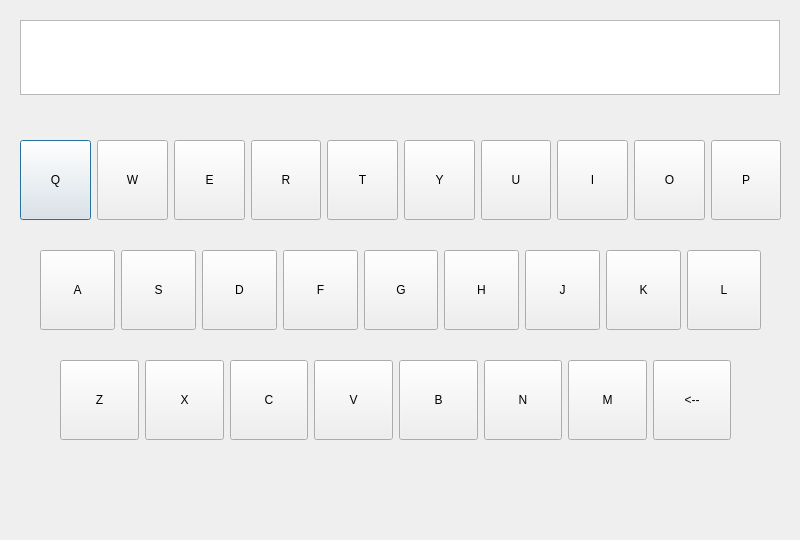
<?xml version="1.0" encoding="UTF-8"?>
<ui version="4.0">
 <class>Softkeyboard</class>
 <widget class="QDialog" name="Softkeyboard">
  <property name="geometry">
   <rect>
    <x>0</x>
    <y>0</y>
    <width>800</width>
    <height>540</height>
   </rect>
  </property>
  <property name="windowTitle">
   <string>Soft keyboard</string>
  </property>
  <widget class="QWidget" name="horizontalLayoutWidget">
   <property name="geometry">
    <rect>
     <x>20</x>
     <y>140</y>
     <width>761</width>
     <height>80</height>
    </rect>
   </property>
   <layout class="QHBoxLayout" name="horizontalLayout">
    <item>
     <widget class="QPushButton" name="bt_q">
      <property name="sizePolicy">
       <sizepolicy hsizetype="Minimum" vsizetype="Minimum">
        <horstretch>0</horstretch>
        <verstretch>0</verstretch>
       </sizepolicy>
      </property>
      <property name="text">
       <string>Q</string>
      </property>
     </widget>
    </item>
    <item>
     <widget class="QPushButton" name="bt_w">
      <property name="sizePolicy">
       <sizepolicy hsizetype="Minimum" vsizetype="Preferred">
        <horstretch>0</horstretch>
        <verstretch>0</verstretch>
       </sizepolicy>
      </property>
      <property name="text">
       <string>W</string>
      </property>
     </widget>
    </item>
    <item>
     <widget class="QPushButton" name="bt_e">
      <property name="sizePolicy">
       <sizepolicy hsizetype="Minimum" vsizetype="Preferred">
        <horstretch>0</horstretch>
        <verstretch>0</verstretch>
       </sizepolicy>
      </property>
      <property name="text">
       <string>E</string>
      </property>
     </widget>
    </item>
    <item>
     <widget class="QPushButton" name="bt_r">
      <property name="sizePolicy">
       <sizepolicy hsizetype="Minimum" vsizetype="Preferred">
        <horstretch>0</horstretch>
        <verstretch>0</verstretch>
       </sizepolicy>
      </property>
      <property name="text">
       <string>R</string>
      </property>
     </widget>
    </item>
    <item>
     <widget class="QPushButton" name="bt_t">
      <property name="sizePolicy">
       <sizepolicy hsizetype="Minimum" vsizetype="Preferred">
        <horstretch>0</horstretch>
        <verstretch>0</verstretch>
       </sizepolicy>
      </property>
      <property name="text">
       <string>T</string>
      </property>
     </widget>
    </item>
    <item>
     <widget class="QPushButton" name="bt_y">
      <property name="sizePolicy">
       <sizepolicy hsizetype="Minimum" vsizetype="Preferred">
        <horstretch>0</horstretch>
        <verstretch>0</verstretch>
       </sizepolicy>
      </property>
      <property name="text">
       <string>Y</string>
      </property>
     </widget>
    </item>
    <item>
     <widget class="QPushButton" name="bt_u">
      <property name="sizePolicy">
       <sizepolicy hsizetype="Minimum" vsizetype="Preferred">
        <horstretch>0</horstretch>
        <verstretch>0</verstretch>
       </sizepolicy>
      </property>
      <property name="text">
       <string>U</string>
      </property>
     </widget>
    </item>
    <item>
     <widget class="QPushButton" name="bt_i">
      <property name="sizePolicy">
       <sizepolicy hsizetype="Minimum" vsizetype="Preferred">
        <horstretch>0</horstretch>
        <verstretch>0</verstretch>
       </sizepolicy>
      </property>
      <property name="text">
       <string>I</string>
      </property>
     </widget>
    </item>
    <item>
     <widget class="QPushButton" name="bt_o">
      <property name="sizePolicy">
       <sizepolicy hsizetype="Minimum" vsizetype="Preferred">
        <horstretch>0</horstretch>
        <verstretch>0</verstretch>
       </sizepolicy>
      </property>
      <property name="text">
       <string>O</string>
      </property>
     </widget>
    </item>
    <item>
     <widget class="QPushButton" name="bt_p">
      <property name="sizePolicy">
       <sizepolicy hsizetype="Minimum" vsizetype="Preferred">
        <horstretch>0</horstretch>
        <verstretch>0</verstretch>
       </sizepolicy>
      </property>
      <property name="text">
       <string>P</string>
      </property>
     </widget>
    </item>
   </layout>
  </widget>
  <widget class="QWidget" name="horizontalLayoutWidget_2">
   <property name="geometry">
    <rect>
     <x>40</x>
     <y>250</y>
     <width>721</width>
     <height>80</height>
    </rect>
   </property>
   <layout class="QHBoxLayout" name="horizontalLayout_2">
    <item>
     <widget class="QPushButton" name="bt_a">
      <property name="sizePolicy">
       <sizepolicy hsizetype="Minimum" vsizetype="Minimum">
        <horstretch>0</horstretch>
        <verstretch>0</verstretch>
       </sizepolicy>
      </property>
      <property name="text">
       <string>A</string>
      </property>
     </widget>
    </item>
    <item>
     <widget class="QPushButton" name="bt_s">
      <property name="sizePolicy">
       <sizepolicy hsizetype="Minimum" vsizetype="Minimum">
        <horstretch>0</horstretch>
        <verstretch>0</verstretch>
       </sizepolicy>
      </property>
      <property name="text">
       <string>S</string>
      </property>
     </widget>
    </item>
    <item>
     <widget class="QPushButton" name="bt_d">
      <property name="sizePolicy">
       <sizepolicy hsizetype="Minimum" vsizetype="Minimum">
        <horstretch>0</horstretch>
        <verstretch>0</verstretch>
       </sizepolicy>
      </property>
      <property name="text">
       <string>D</string>
      </property>
     </widget>
    </item>
    <item>
     <widget class="QPushButton" name="bt_f">
      <property name="sizePolicy">
       <sizepolicy hsizetype="Minimum" vsizetype="Minimum">
        <horstretch>0</horstretch>
        <verstretch>0</verstretch>
       </sizepolicy>
      </property>
      <property name="text">
       <string>F</string>
      </property>
     </widget>
    </item>
    <item>
     <widget class="QPushButton" name="bt_g">
      <property name="sizePolicy">
       <sizepolicy hsizetype="Minimum" vsizetype="Minimum">
        <horstretch>0</horstretch>
        <verstretch>0</verstretch>
       </sizepolicy>
      </property>
      <property name="text">
       <string>G</string>
      </property>
     </widget>
    </item>
    <item>
     <widget class="QPushButton" name="bt_h">
      <property name="sizePolicy">
       <sizepolicy hsizetype="Minimum" vsizetype="Minimum">
        <horstretch>0</horstretch>
        <verstretch>0</verstretch>
       </sizepolicy>
      </property>
      <property name="text">
       <string>H</string>
      </property>
     </widget>
    </item>
    <item>
     <widget class="QPushButton" name="bt_j">
      <property name="sizePolicy">
       <sizepolicy hsizetype="Minimum" vsizetype="Minimum">
        <horstretch>0</horstretch>
        <verstretch>0</verstretch>
       </sizepolicy>
      </property>
      <property name="text">
       <string>J</string>
      </property>
     </widget>
    </item>
    <item>
     <widget class="QPushButton" name="bt_k">
      <property name="sizePolicy">
       <sizepolicy hsizetype="Minimum" vsizetype="Minimum">
        <horstretch>0</horstretch>
        <verstretch>0</verstretch>
       </sizepolicy>
      </property>
      <property name="text">
       <string>K</string>
      </property>
     </widget>
    </item>
    <item>
     <widget class="QPushButton" name="bt_l">
      <property name="sizePolicy">
       <sizepolicy hsizetype="Minimum" vsizetype="Minimum">
        <horstretch>0</horstretch>
        <verstretch>0</verstretch>
       </sizepolicy>
      </property>
      <property name="text">
       <string>L</string>
      </property>
     </widget>
    </item>
   </layout>
  </widget>
  <widget class="QTextEdit" name="textEdit">
   <property name="geometry">
    <rect>
     <x>20</x>
     <y>20</y>
     <width>760</width>
     <height>75</height>
    </rect>
   </property>
   <property name="styleSheet">
    <string notr="true">font: 57 italic 16pt &quot;Ubuntu&quot;;
color: qlineargradient(spread:pad, x1:0, y1:0, x2:1, y2:0, stop:0 rgba(255, 0, 0, 255), stop:0.166 rgba(255, 255, 0, 255), stop:0.333 rgba(0, 255, 0, 255), stop:0.5 rgba(0, 255, 255, 255), stop:0.666 rgba(0, 0, 255, 255), stop:0.833 rgba(255, 0, 255, 255), stop:1 rgba(255, 0, 0, 255));</string>
   </property>
  </widget>
  <widget class="QWidget" name="horizontalLayoutWidget_3">
   <property name="geometry">
    <rect>
     <x>60</x>
     <y>360</y>
     <width>671</width>
     <height>80</height>
    </rect>
   </property>
   <layout class="QHBoxLayout" name="horizontalLayout_3">
    <item>
     <widget class="QPushButton" name="bt_z">
      <property name="sizePolicy">
       <sizepolicy hsizetype="Minimum" vsizetype="Minimum">
        <horstretch>0</horstretch>
        <verstretch>0</verstretch>
       </sizepolicy>
      </property>
      <property name="text">
       <string>Z</string>
      </property>
     </widget>
    </item>
    <item>
     <widget class="QPushButton" name="bt_x">
      <property name="sizePolicy">
       <sizepolicy hsizetype="Minimum" vsizetype="Minimum">
        <horstretch>0</horstretch>
        <verstretch>0</verstretch>
       </sizepolicy>
      </property>
      <property name="text">
       <string>X</string>
      </property>
     </widget>
    </item>
    <item>
     <widget class="QPushButton" name="bt_c">
      <property name="sizePolicy">
       <sizepolicy hsizetype="Minimum" vsizetype="Minimum">
        <horstretch>0</horstretch>
        <verstretch>0</verstretch>
       </sizepolicy>
      </property>
      <property name="text">
       <string>C</string>
      </property>
     </widget>
    </item>
    <item>
     <widget class="QPushButton" name="bt_v">
      <property name="sizePolicy">
       <sizepolicy hsizetype="Minimum" vsizetype="Minimum">
        <horstretch>0</horstretch>
        <verstretch>0</verstretch>
       </sizepolicy>
      </property>
      <property name="text">
       <string>V</string>
      </property>
     </widget>
    </item>
    <item>
     <widget class="QPushButton" name="bt_b">
      <property name="sizePolicy">
       <sizepolicy hsizetype="Minimum" vsizetype="Minimum">
        <horstretch>0</horstretch>
        <verstretch>0</verstretch>
       </sizepolicy>
      </property>
      <property name="text">
       <string>B</string>
      </property>
     </widget>
    </item>
    <item>
     <widget class="QPushButton" name="bt_n">
      <property name="sizePolicy">
       <sizepolicy hsizetype="Minimum" vsizetype="Minimum">
        <horstretch>0</horstretch>
        <verstretch>0</verstretch>
       </sizepolicy>
      </property>
      <property name="text">
       <string>N</string>
      </property>
     </widget>
    </item>
    <item>
     <widget class="QPushButton" name="bt_m">
      <property name="sizePolicy">
       <sizepolicy hsizetype="Minimum" vsizetype="Minimum">
        <horstretch>0</horstretch>
        <verstretch>0</verstretch>
       </sizepolicy>
      </property>
      <property name="text">
       <string>M</string>
      </property>
     </widget>
    </item>
    <item>
     <widget class="QPushButton" name="bt_delete">
      <property name="sizePolicy">
       <sizepolicy hsizetype="Minimum" vsizetype="Minimum">
        <horstretch>0</horstretch>
        <verstretch>0</verstretch>
       </sizepolicy>
      </property>
      <property name="text">
       <string>&lt;--</string>
      </property>
     </widget>
    </item>
   </layout>
  </widget>
 </widget>
 <resources/>
 <connections/>
</ui>
